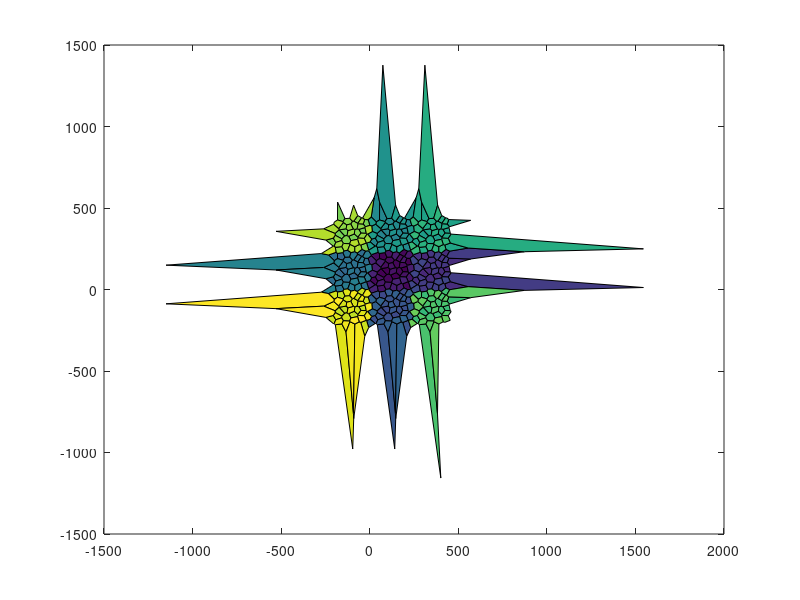
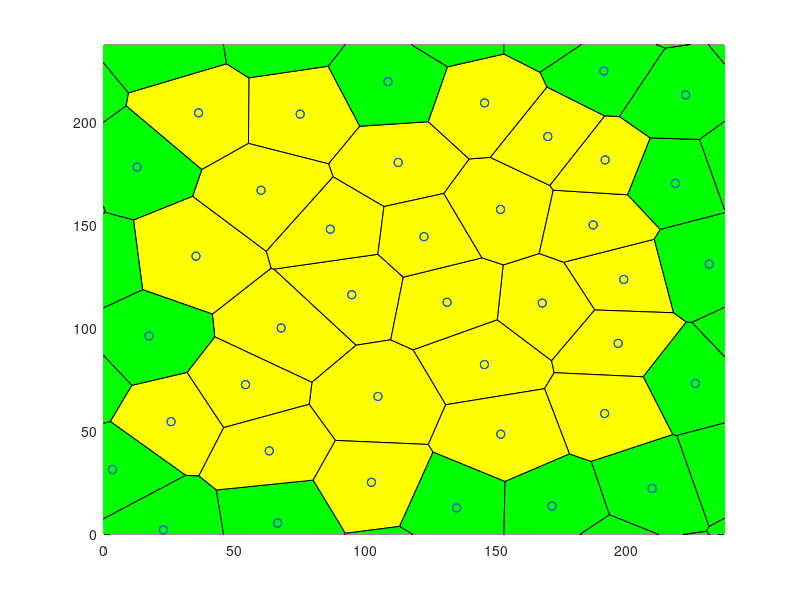

These charts were generated, in order, by the following MATLAB code: (Note: this script raises an error after producing the figures.)
r = 1050; % Updated seed to match target
NbPoints = 40; 
limit = 3; 
cpt = 'quadratic';
prefix = 'RFB';
potential = 'ani';

%% Store data in the right folder
close all;
scriptDir = fileparts(mfilename('fullpath'));
projectRoot = fileparts(scriptDir);
outputDir = fullfile(projectRoot, 'input_files');

if ~exist(outputDir, 'dir')
    mkdir(outputDir);
end

%% Parameters
rng(r);
TOTALTIME = 1000;
SEED = 89542;
TIMEINTERVAL = 0.1;
error_tolerance_absolute_mechanical = 0.010000;
TISSUE_EXT_STRESS_X = 0.000000;     %should both be 0 to relax tissue, change before dynamic
TISSUE_EXT_STRESS_Y = 0.000000; 
equilibriumtolerance = 1.000000e-2;
NUCLEATIONBASECRITERIA = false;
Ratio = 10/3;
EpsilonMax = 0.091;
ExternalStressRatio = 0.85;

T1ON = 1; 
APOPTOSISON = 1;
MITOSISON = 0;
WRITEMITOSIS = 1; 
VERBOSEON = 1; 
EQUILIBRIUMMITOSIS = 1; 

%Mysterious Parameters
CELLPRESSURETYPE = cpt;
TCJSTRENGTH = 100;
THETAAN = 3.14 / 2.0 ;    
ANSTRENGTH = 25; 

% --- Standard Constants ---
GAMMA = 10.0;
t0 = 1;
l0 = 25;
% Manually setting K to match your specific target output
LX = 1.5*l0*sqrt(NbPoints);
LY = 1.5*l0*sqrt(NbPoints);
A0 = LX*LY/NbPoints;
K = Ratio * GAMMA/l0;
ALPHAM = GAMMA*t0/l0;               %the paper had 5.5
TISSUE_ALPHA = 10*ALPHAM;
INITIALSTEPSIZE = t0/10000;
MINAREA = A0/100;
MINLENGTH = l0/40;
NEWEDGELENGTH = l0/20;
CURRENTTIME = 0.000000;
KAPPA=(3/100)*0.227*5.502/ALPHAM;
GAMMA0=GAMMA;
Y=1.25*GAMMA/EpsilonMax;
NUCLEATIONTHRESHOLD = 0.95*EpsilonMax*Y;

%% Simulation Detail Parameters
% Calculate Mesh based on A0 and NbPoints to get LX = 167.705098
Mesh = LX;

nomfichier_filename= [prefix '_NbPts_' num2str(NbPoints,'%04d') '_rng_' num2str(r,'%04d') '_pot_' potential '_lim_' num2str(limit, '%2d') '20.txt'];
nomfichier = fullfile(outputDir, nomfichier_filename);

%% Generate Voronoi
fprintf('Writing file: %s\n', nomfichier);
f1=figure();
f2=figure();
Points1=Mesh*rand(NbPoints,2); 

it = 0;
while it < limit
    Pointsa=Points1+Mesh*[ones(NbPoints,1) zeros(NbPoints,1)];
    Pointsb=Points1-Mesh*[zeros(NbPoints,1) ones(NbPoints,1)];
    Pointsc=Points1-Mesh*[ones(NbPoints,1) zeros(NbPoints,1)];
    Pointsd=Points1+Mesh*[zeros(NbPoints,1) ones(NbPoints,1)];
    Pointse=Points1+Mesh*[ones(NbPoints,1) ones(NbPoints,1)];
    Pointsf=Points1+Mesh*[ones(NbPoints,1) -ones(NbPoints,1)];
    Pointsg=Points1+Mesh*[-ones(NbPoints,1) ones(NbPoints,1)];
    Pointsh=Points1+Mesh*[-ones(NbPoints,1) -ones(NbPoints,1)];
    Pointst=[Points1; Pointsa; Pointsb; Pointsc; Pointsd; Pointse; Pointsf; Pointsg; Pointsh];
    
    [v,c]=voronoin(Pointst);
    
    centroids = zeros(NbPoints,2);
    centroidcount = 0;
   
    for i = 1:length(c)
        signedarea = 0;
        centroidx = 0;
        centroidy = 0;
        if (all(c{i}~=1))
            for s = 1:length(c{i})
                if s == length(c{i}) 
                    signedarea = signedarea + v(c{i}(s),1)*v(c{i}(1),2) - v(c{i}(1),1)*v(c{i}(s),2);
                else
                    signedarea = signedarea + v(c{i}(s),1)*v(c{i}(s+1),2) - v(c{i}(s+1),1)*v(c{i}(s),2);
                end
            end
            signedarea = .5*signedarea;
            for j = 1:length(c{i})
                if j == length(c{i})
                    centroidx = centroidx + (v(c{i}(j),1)+v(c{i}(1),1))*(v(c{i}(j),1)*v(c{i}(1),2) - v(c{i}(1),1)*v(c{i}(j),2));
                    centroidy = centroidy + (v(c{i}(j),2)+v(c{i}(1),2))*(v(c{i}(j),1)*v(c{i}(1),2) - v(c{i}(1),1)*v(c{i}(j),2));
                    
                else
                    centroidx = centroidx + (v(c{i}(j),1)+v(c{i}(j+1),1))*(v(c{i}(j),1)*v(c{i}(j+1),2) - v(c{i}(j+1),1)*v(c{i}(j),2));
                    centroidy = centroidy + (v(c{i}(j),2)+v(c{i}(j+1),2))*(v(c{i}(j),1)*v(c{i}(j+1),2) - v(c{i}(j+1),1)*v(c{i}(j),2));
                end
            end
            centroidx = (1/(6*signedarea))*centroidx;
            centroidy = (1/(6*signedarea))*centroidy;
            if centroidx > 0 && centroidx < Mesh && centroidy > 0 && centroidy < Mesh
                centroidcount = centroidcount + 1;
                centroids(centroidcount,:) = [centroidx centroidy];
            end
        end
    end
    it = it + 1;
    Points1 = centroids;
end

%% Representation of the result
 set(0,'CurrentFigure',f1);
 plot(Points1(:,1),Points1(:,2),'r+');
 set(0,'CurrentFigure',f2);
 plot(Points1(:,1),Points1(:,2),'r+');
 hold on
 for i = 1:length(c)
     if (all(c{i}~=1))
         set(0,'CurrentFigure',f1)
         patch(v(c{i},1),v(c{i},2),i)
     end
     IN=(all(v(c{i},1)>0)&all(v(c{i},1)<Mesh)&all(v(c{i},2)>0)&all(v(c{i},2)<Mesh));
     IN2=(any(v(c{i},1)>0)&any(v(c{i},1)<Mesh)&any(v(c{i},2)>0)&any(v(c{i},2)<Mesh))&(~IN);
     if (all(c{i}~=1)&&IN)
         set(0,'CurrentFigure',f2)
         patch(v(c{i},1),v(c{i},2),'y'); 
     end
     if (all(c{i}~=1)&&(IN2))
         set(0,'CurrentFigure',f2)
         patch(v(c{i},1),v(c{i},2),'g');
     end
 end
 set(0,'CurrentFigure',f2)
 xlim([0 Mesh]);
 ylim([0 Mesh]);
 plot(Points1(:,1),Points1(:,2),'bo');
 scatter(centroids(:,1),centroids(:,2),'r+')

for i = 1:length(c)
    INGLOBAL=any((v(c{i},1)>0)&v(c{i},1)<Mesh&v(c{i},2)>0&v(c{i},2)<Mesh);
    if INGLOBAL
        ListVertex=c{i};
        area=0;
        for k=1:length(c{i})
            kplus=mod(k,length(c{i}))+1;
            area=area+v(c{i}(k),1)*v(c{i}(kplus),2)-v(c{i}(kplus),1)*v(c{i}(k),2);
        end
        if(area<0)    c{i}=fliplr(c{i}); end
    end
end

%% Export to a file (EXACT MATCH TO TARGET VALUES)
fid=fopen(nomfichier,'wt');
fprintf(fid, 'Voronoi Tesselation Data: \n');
fprintf(fid, 'NumbCells %d \t rng %d \n', NbPoints, r);
fprintf(fid, 'ratio pressure to tension\t%f\n', Ratio);
fprintf(fid, 'Global:\n');
fprintf(fid, 'LX\t%f\nLY\t%f\n', Mesh, Mesh);
fprintf(fid, 'A0\t%f\n', A0);
fprintf(fid, 'SEED\t%d\n', SEED);
fprintf(fid, 'TIMEINTERVAL\t%f\n', TIMEINTERVAL);
fprintf(fid, 'MINAREA\t%f\n', MINAREA);
fprintf(fid, 'MINLENGTH\t%f\n', MINLENGTH);
fprintf(fid, 'NEWEDGELENGTH\t%f\n', NEWEDGELENGTH);
fprintf(fid, 'K\t%f\n', K);
fprintf(fid, 'GAMMA\t%f\n', GAMMA);
fprintf(fid, 'TOTALTIME\t%f\n', TOTALTIME);
fprintf(fid, 'CURRENTTIME\t%f\n', CURRENTTIME);
fprintf(fid, 'VERBOSEON\t%d\n', VERBOSEON);
fprintf(fid, 'INITIALSTEPSIZE\t%f\n', INITIALSTEPSIZE);
fprintf(fid, 'error_tolerance_absolute_mechanical\t%f\n', error_tolerance_absolute_mechanical);
% Format TISSUE_ALPHA to 2 decimal places as per target
fprintf(fid, 'TISSUE_ALPHA\t%2.2f\n', TISSUE_ALPHA);
fprintf(fid, 'ALPHAM\t%f\n', ALPHAM);
fprintf(fid, 'TISSUE_EXT_STRESS_X\t%f\n', TISSUE_EXT_STRESS_X);
fprintf(fid, 'TISSUE_EXT_STRESS_Y\t%f\n', TISSUE_EXT_STRESS_Y);
fprintf(fid, 'equilibriumtolerance\t%e\n', equilibriumtolerance);
fprintf(fid, 'NUCLEATIONTHRESHOLD\t%f\n', NUCLEATIONTHRESHOLD);
fprintf(fid, 'NUCLEATIONBASECRITERIA\t%d\n', NUCLEATIONBASECRITERIA);
fprintf(fid, 'KAPPA\t%f\n', KAPPA);
fprintf(fid, 'Y\t%f\n', Y);
fprintf(fid, 'EpsilonMax\t%f\n', EpsilonMax);
fprintf(fid, 'ExternalStressRatio\t%f\n', ExternalStressRatio);
fprintf(fid, 'endGlobal\n');

fprintf(fid, 'Vertices\n');
fprintf(fid, 'id\tx\ty\n');

NbVertex=0;
CentralVertices=zeros(length(v),2);
for i = 2:length(v)   
    if(v(i,1)>0&&v(i,1)<Mesh&&v(i,2)>0&&v(i,2)<Mesh)
        fprintf(fid,'%d',i);
        fprintf(fid,'\t %2.4f',v(i,1));
        fprintf(fid,'\t %2.4f',v(i,2));
        fprintf(fid,'\n');
        NbVertex=NbVertex+1;
        CentralVertices(NbVertex,1)=v(i,1);
        CentralVertices(NbVertex,2)=v(i,2);
    end
end

CentralVertices=CentralVertices(1:NbVertex,1:2);
EqVertex=zeros(NbVertex,1);

for i = 2:length(v)
    vcorrige=zeros(1,2);
    vtest=v(i,:);
    if (vtest(1)>0&&vtest(1)<Mesh&&vtest(2)>0&&vtest(2)<Mesh) vcorrige=vtest;end
    vtest=v(i,:)-Mesh*[1 0];
    if (vtest(1)>0&&vtest(1)<Mesh&&vtest(2)>0&&vtest(2)<Mesh) vcorrige=vtest;  end
    vtest=v(i,:)-Mesh*[0 1];
    if (vtest(1)>0&&vtest(1)<Mesh&&vtest(2)>0&&vtest(2)<Mesh) vcorrige=vtest;  end
    vtest=v(i,:)+Mesh*[1 0];
    if (vtest(1)>0&&vtest(1)<Mesh&&vtest(2)>0&&vtest(2)<Mesh) vcorrige=vtest;  end
    vtest=v(i,:)+Mesh*[0 1];
    if (vtest(1)>0&&vtest(1)<Mesh&&vtest(2)>0&&vtest(2)<Mesh) vcorrige=vtest;  end
    vtest=v(i,:)-Mesh*[1 1];
    if (vtest(1)>0&&vtest(1)<Mesh&&vtest(2)>0&&vtest(2)<Mesh) vcorrige=vtest;  end
    vtest=v(i,:)-Mesh*[1 -1];
    if (vtest(1)>0&&vtest(1)<Mesh&&vtest(2)>0&&vtest(2)<Mesh) vcorrige=vtest;  end
    vtest=v(i,:)+Mesh*[1 1];
    if (vtest(1)>0&&vtest(1)<Mesh&&vtest(2)>0&&vtest(2)<Mesh) vcorrige=vtest;  end
    vtest=v(i,:)+Mesh*[1 -1];
    if (vtest(1)>0&&vtest(1)<Mesh&&vtest(2)>0&&vtest(2)<Mesh) vcorrige=vtest;  end
    
    column=find(all(abs((repmat(vcorrige,size(v,1),1))'-v')<0.000001));
    if(~isempty(column))
        EqVertex(i)=column;
    end
end

fprintf(fid, 'Edges\n');
fprintf(fid, 'id\tvertex1\tvertex2\txflag\tyflag\n');
NbEdgeMax=3*NbVertex; 
Edges.Vertices=zeros(NbEdgeMax,2);
Edges.Crossx12=zeros(NbEdgeMax,1);
Edges.Crossx21=zeros(NbEdgeMax,1);
Edges.Crossy12=zeros(NbEdgeMax,1);
Edges.Crossy21=zeros(NbEdgeMax,1);

EdgeIncrement=0; 
for i = 1:length(c) 
    INGLOBAL=any( (v(c{i},1)>0) & v(c{i},1)<Mesh & v(c{i},2)>0 & v(c{i},2)<Mesh);
    if INGLOBAL 
        ListVertex=c{i}; 
        for j=1:length(ListVertex) 
            testdejainscrit=0;
            for k=1:EdgeIncrement
                if ((EqVertex((ListVertex(j)))==Edges.Vertices(k,1)...
                        &&EqVertex(ListVertex(mod(j,length(ListVertex))+1))==Edges.Vertices(k,2))...
                        ||...
                        (EqVertex(ListVertex(j))==Edges.Vertices(k,2)...
                        &&EqVertex(ListVertex(mod(j,length(ListVertex))+1))==Edges.Vertices(k,1)))
                    testdejainscrit=1;
                else
                end
            end
            if(~testdejainscrit)
                EdgeIncrement=EdgeIncrement+1;
                Edges.Vertices(EdgeIncrement,1)=EqVertex(ListVertex(j)); 
                Edges.Vertices(EdgeIncrement,2)=EqVertex(ListVertex(mod(j,length(ListVertex))+1)); 
                Vertex1encours=ListVertex(j);
                Vertex1encourseq=EqVertex(ListVertex(j));
                Vertex2encours=ListVertex(mod(j,length(ListVertex))+1);
                Vertex2encourseq=EqVertex(ListVertex(mod(j,length(ListVertex))+1));
                
                fprintf(fid,'%d',EdgeIncrement);
                fprintf(fid,'\t %d', Edges.Vertices(EdgeIncrement,1));
                fprintf(fid,'\t %d', Edges.Vertices(EdgeIncrement,2));
                
                VertexCross21=(EqVertex(ListVertex(j))~=ListVertex(j))&&(EqVertex(ListVertex(mod(j,length(ListVertex))+1))==ListVertex(mod(j,length(ListVertex))+1));
                VertexCross12=(EqVertex(ListVertex(j))==ListVertex(j))&&(EqVertex(ListVertex(mod(j,length(ListVertex))+1))~=ListVertex(mod(j,length(ListVertex))+1));
                
                if((EqVertex(ListVertex(j))~=ListVertex(j))&&(EqVertex(ListVertex(mod(j,length(ListVertex))+1))==ListVertex(mod(j,length(ListVertex))+1)))
                    if(v(ListVertex(j),1)<0) Edges.Crossx12(EdgeIncrement)=1; end
                    if(v(ListVertex(j),1)>Mesh) Edges.Crossx21(EdgeIncrement)=1; end
                    if(v(ListVertex(j),2)<0) Edges.Crossy12(EdgeIncrement)=1; end
                    if(v(ListVertex(j),2)>Mesh) Edges.Crossy21(EdgeIncrement)=1; end
                end
                if((EqVertex(ListVertex(j))==ListVertex(j))&&(EqVertex(ListVertex(mod(j,length(ListVertex))+1))~=ListVertex(mod(j,length(ListVertex))+1)))
                    if(v(ListVertex(mod(j,length(ListVertex))+1),1)<0) Edges.Crossx21(EdgeIncrement)=1; end
                    if(v(ListVertex(mod(j,length(ListVertex))+1),1)>Mesh) Edges.Crossx12(EdgeIncrement)=1; end
                    if(v(ListVertex(mod(j,length(ListVertex))+1),2)<0) Edges.Crossy21(EdgeIncrement)=1; end
                    if(v(ListVertex(mod(j,length(ListVertex))+1),2)>Mesh) Edges.Crossy12(EdgeIncrement)=1; end
                end
                
                if((EqVertex(ListVertex(j))~=ListVertex(j))&&(EqVertex(ListVertex(mod(j,length(ListVertex))+1))~=ListVertex(mod(j,length(ListVertex))+1)))
                    v1=v(ListVertex(j),:);
                    v2=v(ListVertex(mod(j,length(ListVertex))+1),:);
                    eqv1=v(EqVertex(ListVertex(j)),:);
                    eqv2=v(EqVertex(ListVertex(mod(j,length(ListVertex))+1)),:);
                    if(v2(1)>v1(1))&&(eqv2(1)<eqv1(1)) Edges.Crossx12(EdgeIncrement)=1; end
                    if(v2(1)<v1(1))&&(eqv2(1)>eqv1(1)) Edges.Crossx21(EdgeIncrement)=1; end
                    if (v2(2)>v1(2))&&(eqv2(2)<eqv1(2))Edges.Crossy12(EdgeIncrement)=1; end
                    if (v2(2)<v1(2))&&(eqv2(2)>eqv1(2)) Edges.Crossy21(EdgeIncrement)=1; end
                end
                
                newxflag=0;
                newyflag=0;
                if ( (Edges.Crossx12(EdgeIncrement)==1) || (Edges.Crossx21(EdgeIncrement)==1) )
                    newxflag=1;
                end
                if ( (Edges.Crossy12(EdgeIncrement)==1) || (Edges.Crossy21(EdgeIncrement)==1) )
                    newyflag=1;
                end
                
                fprintf(fid,'\t %d \t %d \n', newxflag, newyflag);
                
            end
        end
    end
end

%% Then we go to the cells
cinside=cell(length(c),1);
CellIncrement=0;
for i=1:length(c)
    INGLOBAL=any((v(c{i},1)>0)&v(c{i},1)<Mesh&v(c{i},2)>0&v(c{i},2)<Mesh);
    if INGLOBAL
        CellIncrement=CellIncrement+1;
        cinside{CellIncrement}=EqVertex(c{i});
    end
end
NbCellsInside=CellIncrement;
cinside=cinside(1:NbCellsInside);
cinside2=cell(NbCellsInside,1);
CellIncrement=0;
for i=1:NbCellsInside
    dejavu=false;
    for j=1:i-1
        if ((length(cinside{i})==length(cinside{j}))&&all(sort(cinside{i})==sort(cinside{j}))) dejavu=true; end
    end
    if (~dejavu) CellIncrement=CellIncrement+1;cinside2{CellIncrement}=cinside{i}; end
end
cinside2=cinside2(1:CellIncrement);

fprintf(fid, 'Cells\n');
if (strcmp(potential,'tcj'))
    fprintf(fid, 'id\tA0\tEdgeNumb\tEdgeList\tPotential\tTCJStrength\tCellPressureType\n');
else
    fprintf(fid, 'id\tA0\tEdgeNumb\tEdgeList\tPotential\tTCJStrength\tThetaAn\tAnStrength\tCellPressureType\n');
end
for i=1:length(cinside2)
    A0_Cell = normrnd(A0, 200); % Using new A0
    ListVertex=c{i};
    fprintf(fid,'%d\t%f\t%d\t',i, A0_Cell, length(ListVertex));
    for j=1:length(ListVertex)
        NumeroEdge=0;
        for k=1:EdgeIncrement
            if (EqVertex((ListVertex(j)))==Edges.Vertices(k,1)...
                    &&EqVertex(ListVertex(mod(j,length(ListVertex))+1))==Edges.Vertices(k,2))
                NumeroEdge=k;
            end 
            if(EqVertex(ListVertex(j))==Edges.Vertices(k,2)...
                    &&EqVertex(ListVertex(mod(j,length(ListVertex))+1))==Edges.Vertices(k,1))
                NumeroEdge=k; 
            end
        end
        fprintf(fid,'%d,',NumeroEdge);
    end
    if (strcmp(potential, 'tcj'))
        fprintf(fid,'\t%s\t%f\t%s\n', potential, TCJSTRENGTH,CELLPRESSURETYPE);
    else
        fprintf(fid,'\t%s\t%f\t%f\t%f\t%s\n', potential, TCJSTRENGTH, THETAAN, ANSTRENGTH,CELLPRESSURETYPE);
    end
end
fprintf(fid, 'End\n');
fclose(fid);

% Visualization directory

visualizationDir = fullfile(projectRoot,"visualization_files",erase(nomfichier_filename,".txt") + "_visualization");
if ~exist(visualizationDir, 'dir')
    mkdir(visualizationDir); 
end
